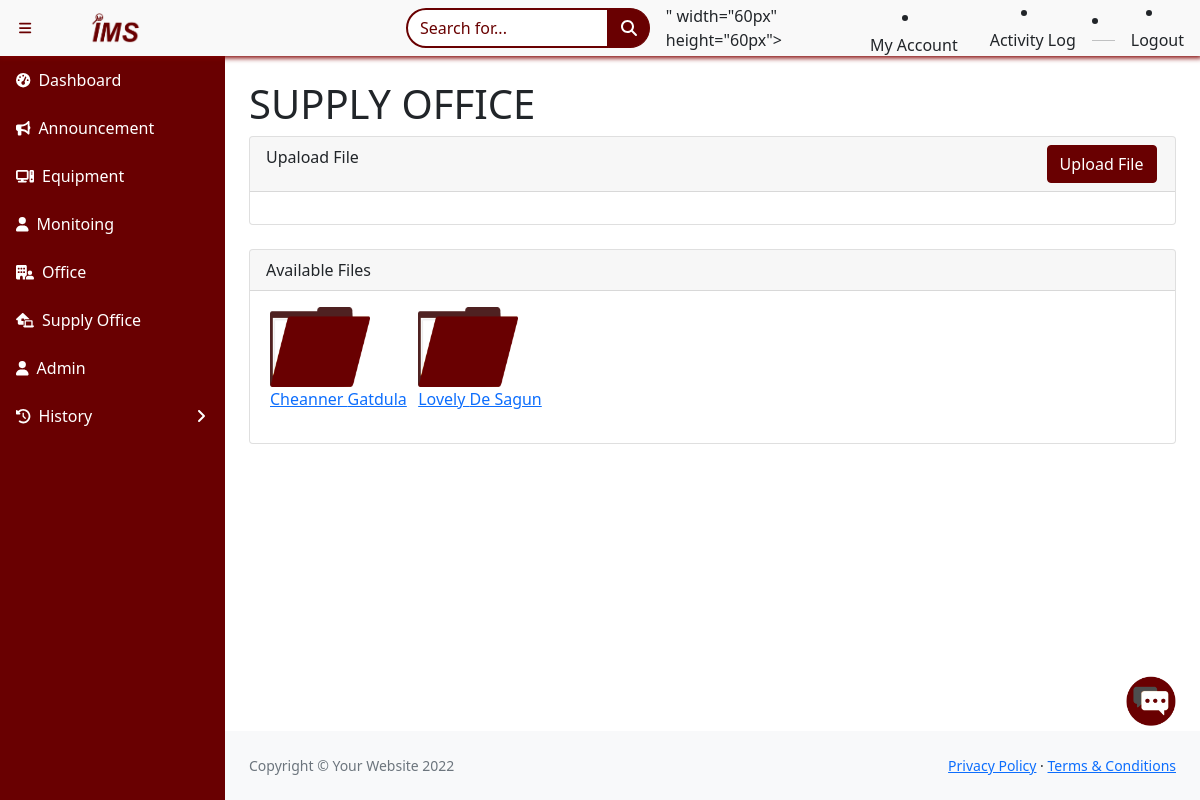
The page /supplyoffice.php on the database its author committed.
### tables this page shows
CREATE TABLE `files` (
  `fileID` int(11) NOT NULL,
  `fileName` varchar(500) NOT NULL,
  `personID` int(6) NOT NULL,
  `fileType` varchar(50) NOT NULL,
  `dateUpload` date NOT NULL
);

CREATE TABLE `headadmin` (
  `HeadAdminID` int(11) NOT NULL,
  `FirstName` varchar(255) NOT NULL,
  `LastName` varchar(255) NOT NULL,
  `MiddleName` varchar(255) NOT NULL,
  `Gender` varchar(10) NOT NULL,
  `Birthdate` date NOT NULL,
  `Address` varchar(255) NOT NULL,
  `ContactNumber` varchar(11) NOT NULL,
  `Position` varchar(255) NOT NULL,
  `Email` varchar(1000) NOT NULL,
  `Username` varchar(255) NOT NULL,
  `Password` varchar(255) NOT NULL,
  `Picture` varchar(500) NOT NULL
);

### supplyoffice.php (the view, shortened to what this page needs)
<!DOCTYPE html>
<html lang="en">
    <head>
        <link href="https://cdn.jsdelivr.net/npm/simple-datatables@latest/dist/style.css" rel="stylesheet" />
        <link href="css/styles.css" rel="stylesheet" />
    </head>
    <body class="sb-nav-fixed">
        <nav class="sb-topnav navbar navbar-expand navbar-dark bg-dark">
            <button class="btn btn-link btn-sm order-1 order-lg-0 me-4 me-lg-0" id="sidebarToggle" href="#!"><i class="fas fa-bars"></i></button>
            <img src="assets\img\inventory monitoring system maroon.png" alt="..." height="30" style="margin-left: 50px;">
            <a class="navbar-brand ps-3" href="index.html" style="margin-left: 80px;"></a>
            <form class="d-none d-md-inline-block form-inline ms-auto me-0 me-md-3 my-2 my-md-0">
                <div class="input-group">
                    <input class="form-control" type="text" placeholder="Search for..." aria-label="Search for..." aria-describedby="btnNavbarSearch" />
                    <button class="btn btn-primary" id="btnNavbarSearch" type="button"><i class="fas fa-search"></i></button>
                </div>
            </form>
            <?php
            include('dbconnector.php');
                $query=mysqli_query($dbconn,"SELECT * FROM headadmin WHERE HeadAdminID ='".$_SESSION['id']."'")or die(mysqli_error());
                    while($row=mysqli_fetch_array($query)){
            ?>
            <ul class="navbar-nav ms-auto ms-md-0 me-3 me-lg-4">
                <li class="nav-item dropdown">
                    <a class="nav-link dropdown-toggle" id="navbarDropdown" href="#" role="button" data-bs-toggle="dropdown" aria-expanded="false">
                        <img src="assets\img\batstate_user01.png" alt="..." height="30">
                    </a>
                    <ul class="dropdown-menu dropdown-menu-end" aria-labelledby="navbarDropdown">
                        <li style="text-align: center;">
                            <img class="admin-profile" src="images/<?php echo $row['Picture']; }?>" width="60px" height="60px">
                        <li style="text-align: center; margin-top: 10px"><a class="dropdown-item" href="setting.php"> My Account </a></li>
                        <li style="text-align: center;"><a class="dropdown-item" href="#!">Activity Log</a></li>
                        <li style="text-align: center;"><hr class="dropdown-divider" /></li>
                        <li style="text-align: center;"><a class="dropdown-item" href="logout.php">Logout</a></li>
         </nav>
        <div id="layoutSidenav">
            <div id="layoutSidenav_nav">
                <nav class="sb-sidenav accordion sb-sidenav-dark" id="sidenavAccordion">
                    <div class="sb-sidenav-menu">
                        <div class="nav">
                            <a class="nav-link" href="dashboard.php">
                                <div class="sb-nav-link-icon"><i class="fas fa-tachometer-alt"></i></div>
                                Dashboard
                            </a>
                            <a class="nav-link" href="announcement.php">
                                <div class="sb-nav-link-icon"><i class="fa-solid fa-bullhorn"></i></div>
                                Announcement
                            </a>
                             <a class="nav-link" href="equipment.php">
                                <div class="sb-nav-link-icon"><i class="fa-solid fa-computer"></i></div>
                                Equipment
                            </a>
                            <a class="nav-link" href="evaluation.php">
                                <div class="sb-nav-link-icon"><i class="fa-solid fa-user"></i></div>
                                Monitoing
                            </a>
                            <a class="nav-link" href="office.php">
                                <div class="sb-nav-link-icon"><i class="fa-solid fa-building-user"></i></div>
                                Office
                            </a>
                             <a class="nav-link" href="supplyoffice.php">
                                <div class="sb-nav-link-icon"><i class="fa-solid fa-house-laptop"></i></div>
                                Supply Office
                            </a>
                            <a class="nav-link" href="admin.php">
                                <div class="sb-nav-link-icon"><i class="fa-solid fa-user"></i></div>
                                Admin
                            </a>
                            <a class="nav-link collapsed" href="#" data-bs-toggle="collapse" data-bs-target="#collapseLayouts" aria-expanded="false" aria-controls="collapseLayouts">
                                <div class="sb-nav-link-icon"><i class="fa-solid fa-clock-rotate-left"></i></div>
                                History
                                <div class="sb-sidenav-collapse-arrow"><i class="fas fa-angle-down"></i></div>
                            </a>
                        </div>
                    </div>
                </nav>
            </div>
            <div id="layoutSidenav_content">
                <main>
                    <div class="container-fluid px-4">
                        <h1 class="mt-4">SUPPLY OFFICE</h1>
                        <div class="row">
                            <div class="col-lg-14">
                                <div class="card mb-4">
                                    <div class="card-header" style="height: 55px;">
                                        Upaload File
                                        <button class="btn btn-primary btn-block" type="submit" id="myBtn" style="position: absolute; right: 2%;"> Upload File</button>
                                    </div>
                                    <div class="card-body">
                                    </div>
                                </div>
                            </div>
                            <div class="col-lg-14">
                                <div class="card mb-4">
                                    <div class="card-header">
                                        Available Files
                                    </div>
                                    <div class="card-body">
                                        <div class="container-fluid px-1">
                                            <div class="row gx-1 gx-lg-1 row-cols-1 row-cols-md-1 row-cols-xl-6">
                                                <?php
                                                $query=mysqli_query($dbconn,"SELECT * FROM files INNER JOIN headadmin ON files.personID = headadmin.HeadAdminID group by files.personID")or die(mysqli_error());
                                                    $rowcount = mysqli_num_rows($query);
                                                    if ($rowcount > 0) {
                                                        while($row=$query->fetch_assoc()) {
                                                    extract($row);
                                                ?>
                                                <div class="files">
                                                    <form method="POST" action="" >
                                                        <a href="supplyoffice1.php?personID=<?php echo $personID; ?>"><img src="images/folder1.png" style="width: 100px; height: 80px;"><br>
                                                        <p><?php echo $FirstName . " " . $LastName; ?></p></a>
                                                    </form>
                                                </div>
                                                <?php } } ?>
                                            </div>
                                        </div>
                                    </div>
                                </div>
                            </div>
                        </div>
                    </div>
                </main>
                <img src="images/chaticon.png" style="width: 50px; height: 50px; position: absolute; right: 2%; bottom: 10%;">
                <footer class="py-4 bg-light mt-auto">
                    <div class="container-fluid px-4">
                        <div class="d-flex align-items-center justify-content-between small">
                            <div class="text-muted">Copyright &copy; Your Website 2022</div>
                            <div>
                                <a href="#">Privacy Policy</a>
                                &middot;
                                <a href="#">Terms &amp; Conditions</a>
                            </div>
                        </div>
                    </div>
                </footer>
            </div>
        </div>
    </body>
</html>

### rows shown on the page
files: headadmin.FirstName "Cheanner", headadmin.LastName "Gatdula"
files: headadmin.FirstName "Lovely", headadmin.LastName "De Sagun"
